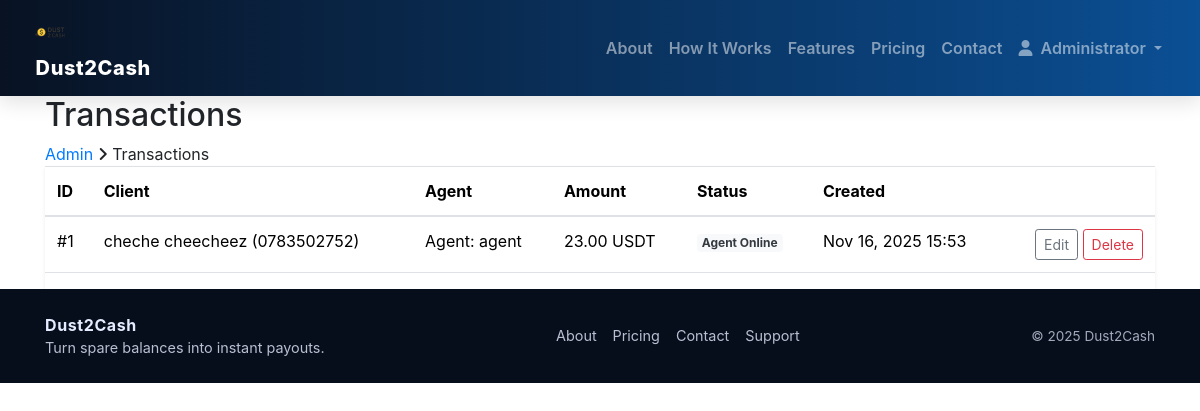
The page /console/transactions/ (signed in) on the database as committed earlier.
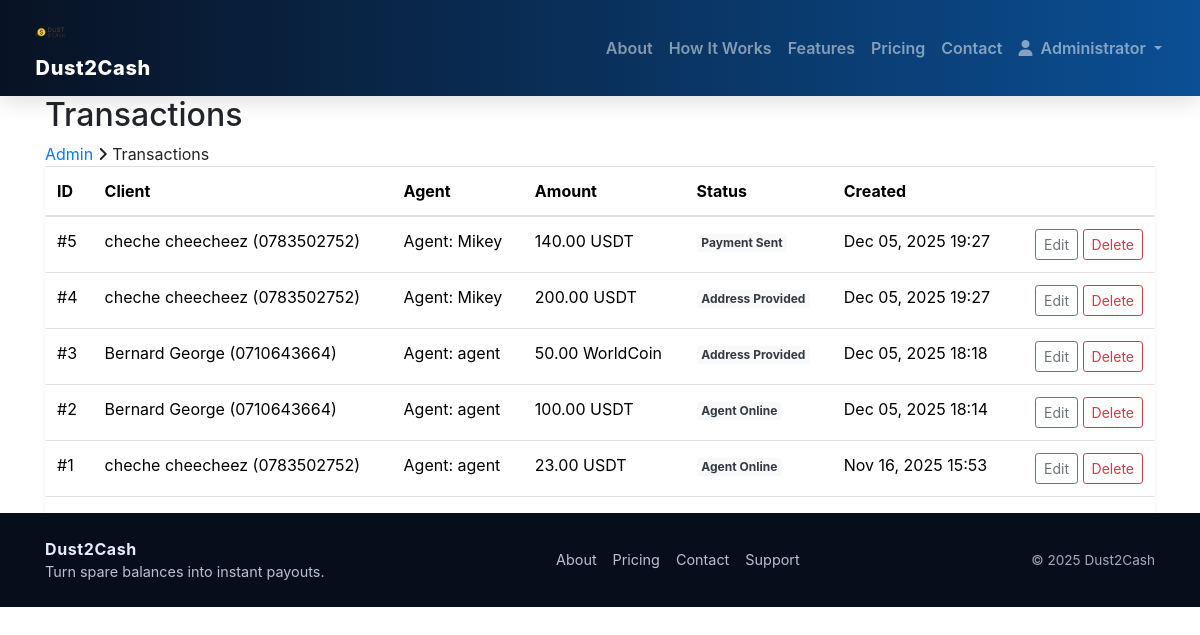
The same page on the database as committed later.
### core/models.py (models this page shows, shortened)
class Transaction(models.Model):
    PLATFORM_CHOICES = [
        ('binance', 'Binance'),
        ('bybit', 'Bybit'),
        ('bitget', 'Bitget'),
    ]
    CURRENCY_CHOICES = [
        ('usdt', 'USDT'),
        ('worldcoin', 'WorldCoin'),
    ]
    PAYMENT_METHOD_CHOICES = [
        ('mpesa', 'M-Pesa'),
        ('airtel', 'Airtel Money'),
    ]
    STATUS_CHOICES = [
        ('pending', 'Pending'),
        ('agent_requested', 'Agent Requested'),
        ('agent_online', 'Agent Online'),
        ('address_provided', 'Address Provided'),
        ('crypto_received', 'Crypto Received'),
        ('payment_sent', 'Payment Sent'),
        ('completed', 'Completed'),
        ('cancelled', 'Cancelled'),
    ]
    client = models.ForeignKey(ClientProfile, on_delete=models.CASCADE, related_name='transactions')
    agent = models.ForeignKey(AgentProfile, on_delete=models.SET_NULL, null=True, blank=True,
                              related_name='transactions')
    platform = models.CharField(max_length=20, choices=PLATFORM_CHOICES)
    currency = models.CharField(max_length=20, choices=CURRENCY_CHOICES)
    amount = models.DecimalField(max_digits=10, decimal_places=2)
    exchange_rate = models.DecimalField(max_digits=10, decimal_places=2, default=Decimal('100.00'))
    transaction_fee = models.DecimalField(max_digits=10, decimal_places=2, default=Decimal('0.00'))
    amount_to_receive = models.DecimalField(max_digits=10, decimal_places=2, blank=True, null=True)
    payment_method = models.CharField(max_length=20, choices=PAYMENT_METHOD_CHOICES)
    payment_phone = models.CharField(max_length=15)
    transfer_address = models.CharField(max_length=255, blank=True, null=True)
    status = models.CharField(max_length=20, choices=STATUS_CHOICES, default='pending')
    created_at = models.DateTimeField(auto_now_add=True)
    updated_at = models.DateTimeField(auto_now=True)
    request_timeout = models.DateTimeField(null=True, blank=True)
    class Meta:
        verbose_name = "Transaction"
        verbose_name_plural = "Transactions"

class ClientProfile(models.Model):
    user = models.OneToOneField(User, on_delete=models.CASCADE, related_name='client_profile')
    phone_number = models.CharField(max_length=15)
    first_name = models.CharField(max_length=100)
    last_name = models.CharField(max_length=100)
    email = models.EmailField()
    created_at = models.DateTimeField(auto_now_add=True)
    def __str__(self):
        return f"{self.first_name} {self.last_name} ({self.phone_number})"

class AgentProfile(models.Model):
    user = models.OneToOneField(User, on_delete=models.CASCADE, related_name='agent_profile')
    is_online = models.BooleanField(default=False)
    last_online = models.DateTimeField(null=True, blank=True)
    def __str__(self):
        return f"Agent: {self.user.username}"

### core/views.py (the view)
# urls.py: path('console/transactions/', views.AdminTransactionListView.as_view(), name='admin_transactions'),
@method_decorator(staff_member_required, name='dispatch')
class AdminTransactionListView(ListView):
    model = Transaction
    template_name = 'admin/transactions_list.html'
    context_object_name = 'transactions'
    ordering = ['-created_at']

### core/context_processors.py (called while the page is built, shortened)
def dust2cash_settings(request):
    return {
        'settings': {
            'buying_rate_per_usdt': 100.00,
            'transaction_fee_percent': 1.50,
            'min_trade_amount_usdt': 5.00,
        },
        'now': {
            'year': 2025  # you can replace with datetime.now().year
        }
    }

def user_portal(request):
    dashboard_url = None
    role = 'guest'
    if request.user.is_authenticated:
        if request.user.is_staff:
            dashboard_url = 'admin_dashboard'
            role = 'admin'
    return {
        'user_portal': {
            'dashboard_url': dashboard_url,
            'role': role,
        }
    }

### core/templates/admin/transactions_list.html (shortened to what this page needs)
{% extends 'base.html' %}
{% block content %}
<section class="page-info-section">
  <div class="container">
    <h2>Transactions</h2>
    <div class="site-beradcamb">
      <a href="/console/">Admin</a>
      <span><i class="fa fa-angle-right"></i> Transactions</span>
    </div>
  </div>
</section>
<section class="spad">
  <div class="container">
    <div class="table-responsive shadow-sm">
      <table class="table table-hover align-middle">
        <thead>
          <tr>
            <th>ID</th>
            <th>Client</th>
            <th>Agent</th>
            <th>Amount</th>
            <th>Status</th>
            <th>Created</th>
            <th></th>
          </tr>
        </thead>
        <tbody>
          {% for tx in transactions %}
          <tr>
            <td>#{{ tx.id }}</td>
            <td>{{ tx.client }}</td>
            <td>{{ tx.agent }}</td>
            <td>{{ tx.amount }} {{ tx.get_currency_display }}</td>
            <td><span class="badge bg-light text-dark">{{ tx.get_status_display }}</span></td>
            <td>{{ tx.created_at|date:'M d, Y H:i' }}</td>
            <td class="text-end">
              <a class="btn btn-outline-secondary btn-sm" href="/console/transactions/{{ tx.pk }}/edit/">Edit</a>
              <a class="btn btn-outline-danger btn-sm" href="/console/transactions/{{ tx.pk }}/delete/">Delete</a>
            </td>
          </tr>
          {% empty %}
          <tr><td colspan="7" class="text-center text-muted py-4">No transactions found.</td></tr>
          {% endfor %}
        </tbody>
      </table>
    </div>
  </div>
</section>
{% endblock %}

### core/templates/base.html (shortened to what this page needs)
<!DOCTYPE html>
{% load static %}
<html lang="en">
<head>
  <link rel="stylesheet" href="{% static 'css/master.css' %}"/>
  <link rel="stylesheet" href="{% static 'css/bootstrap.min.css' %}"/>
  <link rel="stylesheet" href="{% static 'css/font-awesome.min.css' %}"/>
  <link rel="stylesheet" href="{% static 'css/themify-icons.css' %}"/>
  <link rel="stylesheet" href="{% static 'css/animate.css' %}"/>
  <link rel="stylesheet" href="{% static 'css/owl.carousel.css' %}"/>
</head>
<body class="{% block body_class %}{% endblock %}">
  <header class="header-section">
    <nav class="navbar navbar-expand-lg navbar-dark navbar-dust" aria-label="Primary navigation">
      <div class="container">
        <a href="/" class="navbar-brand site-logo">
          <img src="{% static 'img/dust2cashlogo.png' %}" alt="Dust2Cash logo">
          <span class="logo-text">Dust2Cash</span>
        </a>
        <div class="collapse navbar-collapse" id="primaryNav">
          <ul class="navbar-nav ms-auto mb-2 mb-lg-0 align-items-lg-center">
            <li class="nav-item"><a class="nav-link" href="/about">About</a></li>
            <li class="nav-item"><a class="nav-link" href="/how-it-works">How it works</a></li>
            <li class="nav-item"><a class="nav-link" href="/features">Features</a></li>
            <li class="nav-item"><a class="nav-link" href="/pricing">Pricing</a></li>
            <li class="nav-item"><a class="nav-link" href="/contact">Contact</a></li>
            {% if request.user.is_authenticated %}
              <li class="nav-item dropdown">
                <a class="nav-link dropdown-toggle" href="#" id="accountMenu" role="button" data-bs-toggle="dropdown" aria-expanded="false">
                  <i class="fa fa-user me-1" aria-hidden="true"></i>
                  <span>{{ request.user.get_short_name|default:request.user.username }}</span>
                </a>
              </li>
            {% endif %}
          </ul>
        </div>
      </div>
    </nav>
  </header>
  <main id="main-content" tabindex="-1">
    {% block content %}{% endblock %}
  </main>
  <footer class="footer-minimal">
    <div class="container py-4" >
      <div class="footer-minimal__content">
        <div>
          <p class="footer-minimal__brand">Dust2Cash</p>
          <p class="footer-minimal__tagline">Turn spare balances into instant payouts.</p>
        </div>
        <ul class="footer-minimal__links">
          <li><a href="/about/">About</a></li>
          <li><a href="/pricing/">Pricing</a></li>
          <li><a href="/contact">Contact</a></li>
          <li><a href="/support/">Support</a></li>
        </ul>
        <span class="footer-minimal__copyright">© {% now "Y" %} Dust2Cash</span>
      </div>
    </div>
  </footer>
</body>
</html>

### static/css/master.css (style rules this page uses)
* { box-sizing: border-box; }
html,body { height: 100%; margin: 0; font-family: "Lato", "Montserrat", system-ui, -apple-system, "Segoe UI", Roboto, "Helvetica Neue", Arial; -webkit-font-smoothing:antialiased; -moz-osx-font-smoothing:grayscale; }
body, html { margin: 0; padding: 0; }
.header-section { position: sticky; top: 0; z-index: 10000; box-shadow: 0 6px 20px rgba(0,0,0,0.12); }
.navbar-dust { background: linear-gradient(90deg,#081223,#0b4f94); padding: 0.5rem 1rem; }
.navbar-dust .navbar-brand { font-weight: 800; color: #fff; font-size: 1.25rem; }
.navbar-dust .logo-text { margin-left: 0.35rem; letter-spacing: 0.6px; }
.navbar-dust .nav-link { color: rgba(255,255,255,0.8); font-weight: 600; text-transform: capitalize; }
.header-section .container, .header-section .container-fluid { display: flex; align-items: center; gap: 0.5rem; justify-content: space-between; padding: 0; }
.site-logo { display:inline-flex; align-items:center; gap:10px; text-decoration:none; color: rgba(8, 18, 35, 0.92); font-weight:800; }
.site-logo img { height: 40px; display:block; }
.footer-minimal { background: #060e1c; color: #e6ecff; }
.footer-minimal__content { display: flex; flex-direction: column; gap: 0.75rem; align-items: center; text-align: center; }
.footer-minimal__brand { font-weight: 700; letter-spacing: 0.6px; margin-bottom: 0; }
.footer-minimal__tagline { margin: 0; font-size: 0.9rem; color: rgba(230, 236, 255, 0.8); }
.footer-minimal__links { list-style: none; padding: 0; margin: 0; display: flex; gap: 1rem; font-size: 0.9rem; }
.footer-minimal__links a { color: rgba(230, 236, 255, 0.8); text-decoration: none; }
.footer-minimal__copyright { font-size: 0.85rem; color: rgba(230, 236, 255, 0.7); }
@media (min-width: 768px) { .footer-minimal__content { flex-direction: row; justify-content: space-between; text-align: left; } }

Rows that differ between the two databases and show on the page:
added Transaction: id "5", client "cheche cheecheez (0783502752)", agent "Agent: Mikey", amount "140.00", currency "USDT", status "Payment Sent", created_at "Dec 05, 2025 19:27"
added Transaction: id "4", client "cheche cheecheez (0783502752)", agent "Agent: Mikey", amount "200.00", currency "USDT", status "Address Provided", created_at "Dec 05, 2025 19:27"
added Transaction: id "3", client "Bernard George (0710643664)", agent "Agent: agent", amount "50.00", currency "WorldCoin", status "Address Provided", created_at "Dec 05, 2025 18:18"
added Transaction: id "2", client "Bernard George (0710643664)", agent "Agent: agent", amount "100.00", currency "USDT", status "Agent Online", created_at "Dec 05, 2025 18:14"
